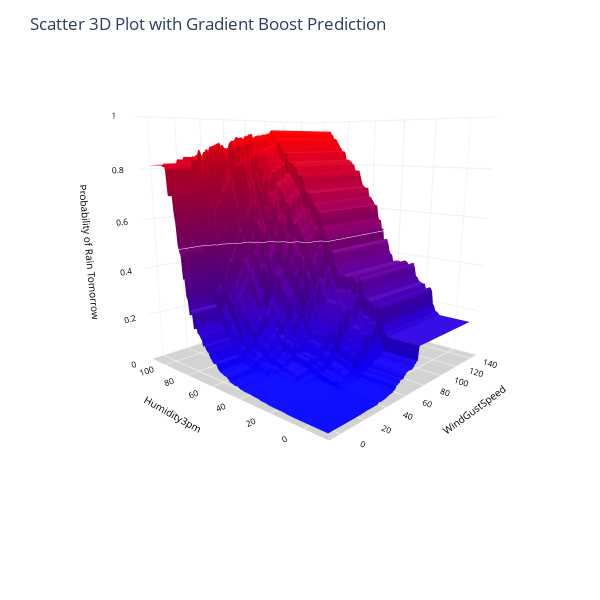

Source (notebook cell):
### Code cell
fig = Plot_3D(X, X_test, y_test, clf, x1='WindGustSpeed', x2='Humidity3pm', mesh_size=1, margin=10, 
                  xe=-1.7, ye=-1.5, ze=0.4)

### Figure 1 — Plotly figure (JSON) as saved in the notebook; plotly's stock layout.template omitted (floating-point values rounded to 4 significant figures; data arrays with more than 128 entries replaced by an {"elided": "..."} marker saying what was removed)
{"data": [{"colorscale": [[0, "red"], [1, "blue"]], "contours": {"z": {"color": "white", "end": 0.9, "show": true, "size": 0.5, "start": 0.5}}, "name": "Gradient Boost Prediction", "reversescale": true, "showscale": false, "type": "surface", "x": {"elided": "149 int values"}, "y": [-10, -9, -8, -7, -6, -5, -4, -3, -2, -1, 0, 1, 2, 3, 4, 5, 6, 7, 8, 9, 10, 11, 12, 13, 14, 15, 16, 17, 18, 19, 20, 21, 22, 23, 24, 25, 26, 27, 28, 29, 30, 31, 32, 33, 34, 35, 36, 37, 38, 39, 40, 41, 42, 43, 44, 45, 46, 47, 48, 49, 50, 51, 52, 53, 54, 55, 56, 57, 58, 59, 60, 61, 62, 63, 64, 65, 66, 67, 68, 69, 70, 71, 72, 73, 74, 75, 76, 77, 78, 79, 80, 81, 82, 83, 84, 85, 86, 87, 88, 89, 90, 91, 92, 93, 94, 95, 96, 97, 98, 99, 100, 101, 102, 103, 104, 105, 106, 107, 108, 109], "z": {"elided": "120x149 float values"}}], "layout": {"height": 600, "legend": {"tracegroupgap": 0}, "margin": {"t": 60}, "paper_bgcolor": "white", "scene": {"camera": {"center": {"x": -0.1, "y": 0, "z": -0.18}, "eye": {"x": -1.7, "y": -1.5, "z": 0.4}, "up": {"x": 0, "y": 0, "z": 1}}, "xaxis": {"backgroundcolor": "white", "color": "black", "gridcolor": "#f0f0f0", "tickfont": {"size": 10}, "title": {"font": {"size": 10}, "text": "WindGustSpeed"}}, "yaxis": {"backgroundcolor": "white", "color": "black", "gridcolor": "#f0f0f0", "tickfont": {"size": 10}, "title": {"font": {"size": 10}, "text": "Humidity3pm"}}, "zaxis": {"backgroundcolor": "lightgrey", "color": "black", "gridcolor": "#f0f0f0", "range": [0, 1], "tickfont": {"size": 10}, "title": {"font": {"size": 10}, "text": "Probability of Rain Tomorrow"}}}, "title": {"text": "Scatter 3D Plot with Gradient Boost Prediction"}, "width": 600, "xaxis": {"anchor": "y", "domain": [0, 1]}, "yaxis": {"anchor": "x", "domain": [0, 1]}}}
